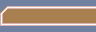

Below is a game level as drawn by its tile map, then a one-line description and the .tmx file that defines it, in full:
An orthogonal 12x4 tile map with 8x8 px tiles, 1 tile layer (Tile Layer 1).

<map version="1.10" tiledversion="1.11.2" orientation="orthogonal" renderorder="right-down" width="12" height="4" tilewidth="8" tileheight="8" infinite="0" nextlayerid="2" nextobjectid="1">
 <tileset firstgid="1" name="BrownBoxTiles" tilewidth="8" tileheight="8" tilecount="16" columns="8">
  <image source="BrownBoxTiles.png" width="64" height="8" />
 </tileset>
 <layer id="1" name="Tile Layer 1" width="12" height="4">
  <data encoding="csv">
8,1073741826,1073741826,1073741826,1073741826,1073741826,1073741826,1073741826,1073741826,1073741826,1073741826,1073741826,
7,1073741830,1073741830,1073741830,1073741830,1073741830,1073741830,1073741830,1073741830,1073741830,1073741830,1073741830,
5,6,6,6,6,6,6,6,6,6,6,6,
1,2,2,2,2,2,2,2,2,2,2,2
</data>
 </layer>
</map>
